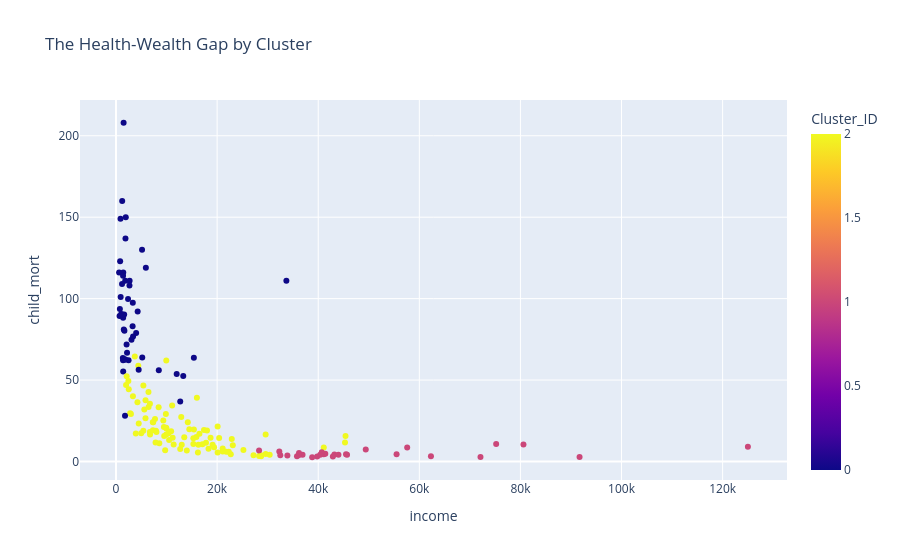

Notebook source saved alongside this figure:
### Markdown cell above
Cluster 0 (Red - High Priority): Concentrated in Sub-Saharan Africa and parts of South Asia. These countries have the highest Child Mortality and lowest Income. They are the top candidates for immediate emergency aid.

Cluster 1 (Yellow - Developing): Spread across Latin America and Southeast Asia. These are stable nations that require long-term economic and infrastructure support.

Cluster 2 (Green - Developed): Mostly North America and Europe. These are high-income nations with low mortality rates that do not require humanitarian aid.

### Code cell
fig = px.scatter(df_model, x="income", y="child_mort", 
                 color="Cluster_ID", hover_name="country",
                 title="The Health-Wealth Gap by Cluster")
fig.show()

### Figure 1 — Plotly figure (JSON) as saved in the notebook; plotly's stock layout.template omitted (floating-point values rounded to 4 significant figures; data arrays with more than 128 entries replaced by an {"elided": "..."} marker saying what was removed)
{"data": [{"hovertemplate": "<b>%{hovertext}</b><br><br>income=%{x}<br>child_mort=%{y}<br>Cluster_ID=%{marker.color}<extra></extra>", "hovertext": {"elided": "167 str values"}, "legendgroup": "", "marker": {"color": {"elided": "167 int values"}, "coloraxis": "coloraxis", "symbol": "circle"}, "mode": "markers", "name": "", "orientation": "v", "showlegend": false, "type": "scatter", "x": {"elided": "167 int values"}, "xaxis": "x", "y": {"elided": "167 float values"}, "yaxis": "y"}], "layout": {"coloraxis": {"colorbar": {"title": {"text": "Cluster_ID"}}, "colorscale": [[0, "#0d0887"], [0.1111, "#46039f"], [0.2222, "#7201a8"], [0.3333, "#9c179e"], [0.4444, "#bd3786"], [0.5556, "#d8576b"], [0.6667, "#ed7953"], [0.7778, "#fb9f3a"], [0.8889, "#fdca26"], [1, "#f0f921"]]}, "legend": {"tracegroupgap": 0}, "title": {"text": "The Health-Wealth Gap by Cluster"}, "xaxis": {"anchor": "y", "domain": [0, 1], "title": {"text": "income"}}, "yaxis": {"anchor": "x", "domain": [0, 1], "title": {"text": "child_mort"}}}}
